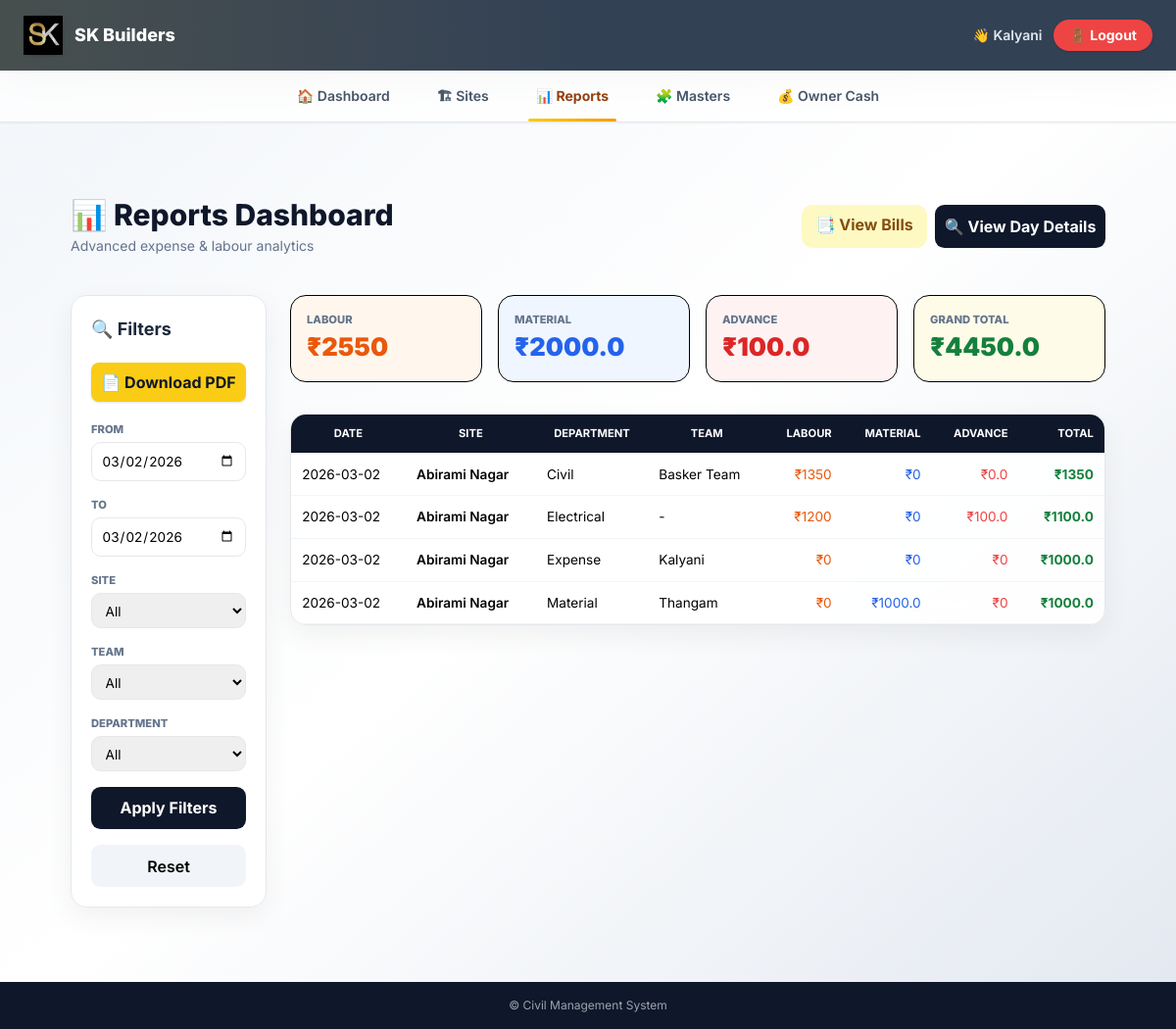
The app's page /reports/ (signed in) with its own data.
### civil_app/models.py (models this page shows, shortened)
class Site(models.Model):
    name = models.CharField(max_length=100)
    owner = models.CharField(max_length=100, blank=True)

class CivilDailyWork(models.Model):
    site = models.ForeignKey(Site, on_delete=models.CASCADE)
    team = models.ForeignKey(Team, on_delete=models.CASCADE)
    date = models.DateField()
    mason_full = models.IntegerField(default=0)
    mason_half = models.IntegerField(default=0)
    helper_full = models.IntegerField(default=0)
    helper_half = models.IntegerField(default=0)
    labour_amount = models.IntegerField(default=0)
    total_amount = models.FloatField(default=0)
    class Meta:
        unique_together = ("site", "team", "date")

class Team(models.Model):
    name = models.CharField(max_length=100)

class DepartmentWork(models.Model):
    site = models.ForeignKey(Site, on_delete=models.CASCADE, related_name="department_works")
    department = models.ForeignKey(Department, on_delete=models.CASCADE)
    date = models.DateField()
    full_day_count = models.IntegerField(default=0)
    half_day_count = models.IntegerField(default=0)
    full_day_rate = models.IntegerField()
    half_day_rate = models.IntegerField()
    labour_amount = models.IntegerField(default=0)
    advance_amount = models.FloatField(default=0)
    total_amount = models.FloatField(default=0)
    class Meta:
        unique_together = ("site", "department", "date")

class Department(models.Model):
    name = models.CharField(max_length=100, unique=True)

class OtherExpense(models.Model):
    site = models.ForeignKey(Site, on_delete=models.CASCADE)
    date = models.DateField()
    owner = models.ForeignKey(
        Owner,
        on_delete=models.SET_NULL,
        null=True,
        blank=True
    )
    title = models.CharField(max_length=150)
    amount = models.FloatField()
    notes = models.CharField(max_length=255, blank=True)

class MaterialEntry(models.Model):
    site = models.ForeignKey(Site, on_delete=models.CASCADE)
    date = models.DateField()
    agent_name = models.CharField(max_length=100)
    name = models.CharField(max_length=100)
    quantity = models.FloatField()
    unit = models.CharField(max_length=20)
    rate = models.FloatField()
    total = models.FloatField()
    advance = models.FloatField(default=0)

### civil_app/views.py (the view)
# urls.py: path("reports/", views.reports, name="reports"),
@login_required
def reports(request):
    today = date.today()
    from_date = parse_date(request.GET.get("from_date")) or today
    to_date = parse_date(request.GET.get("to_date")) or today
    site_id = request.GET.get("site")
    team_id = request.GET.get("team")
    dept_id = request.GET.get("department")
    material_only = request.GET.get("material") == "yes"
    sites = Site.objects.all()
    teams = Team.objects.all()
    departments = Department.objects.all()
    rows = []
    total_labour = 0
    total_material = 0
    total_advance = 0
    if not material_only and not dept_id:
        civil_qs = CivilDailyWork.objects.filter(date__range=[from_date, to_date])
        if site_id:
            civil_qs = civil_qs.filter(site_id=site_id)
        if team_id:
            civil_qs = civil_qs.filter(team_id=team_id)
        advance_qs = (
            CivilAdvance.objects
            .filter(date__range=[from_date, to_date])
            .values("team_id", "date")
            .annotate(total_advance=Sum("amount"))
        )
        advance_map = {
            (a["site_id"], a["team_id"], a["date"]): a["total_advance"]
            for a in (
                CivilAdvance.objects
                .filter(date__range=[from_date, to_date])
                .values("site_id", "team_id", "date")
                .annotate(total_advance=Sum("amount"))
            )
        }
        for r in civil_qs:
            adv = advance_map.get((r.site_id, r.team_id, r.date), 0)
            total = (r.labour_amount or 0) - (adv or 0)
            rows.append({
                "date": r.date,
                "site": r.site,
                "department": "Civil",
                "team": r.team.name,
                "labour": r.labour_amount,
                "material": 0,
                "advance": adv,
                "total": total,
            })
            total_labour += r.labour_amount
            total_advance += adv
    if not material_only and not team_id:
        dept_qs = DepartmentWork.objects.filter(date__range=[from_date, to_date])
        if site_id:
            dept_qs = dept_qs.filter(site_id=site_id)
        if dept_id:
            dept_qs = dept_qs.filter(department_id=dept_id)
        for d in dept_qs:
            total = d.labour_amount - (d.advance_amount or 0)
            rows.append({
                "date": d.date,
                "site": d.site,
                "department": d.department.name,
                "team": "-",
                "labour": d.labour_amount,
                "material": 0,
                "advance": d.advance_amount or 0,
                "total": total,
            })
            total_labour += d.labour_amount
            total_advance += d.advance_amount or 0
    if material_only or (not team_id and not dept_id):
        material_qs = MaterialEntry.objects.filter(date__range=[from_date, to_date])
        if site_id:
            material_qs = material_qs.filter(site_id=site_id)
        for m in material_qs:
            adv = m.advance or 0
            net = (m.total or 0) - adv
            rows.append({
                "date": m.date,
                "site": m.site,
                "department": "Material",
                "team": m.agent_name or "-",
                "labour": 0,
                "material": m.total,
                "advance": adv,
                "total": net,
            })
            total_material += m.total
            total_advance += adv
    if not material_only and not team_id and not dept_id:
        expense_qs = OtherExpense.objects.filter(
            date__range=[from_date, to_date]
        )
        if site_id:
            expense_qs = expense_qs.filter(site_id=site_id)
        for e in expense_qs:
            rows.append({
                "date": e.date,
                "site": e.site,
                "department": "Expense",
                "team": e.title or "-",
                "labour": 0,
                "material": 0,
                "advance": 0,
                "total": e.amount or 0,
            })
            total_material += e.amount or 0
    rows = sorted(
        rows,
        key=lambda x: (
            x["date"],
            (x["site"].name if x["site"] else ""),
            (x["department"] or ""),
            (x["team"] or ""),
        )
    )
    grand_total = total_labour + total_material - total_advance
    team_site_totals = defaultdict(lambda: defaultdict(float))
    dept_site_totals = defaultdict(lambda: defaultdict(float))
    material_site_totals = defaultdict(lambda: defaultdict(float))
    for r in rows:
        site = r["site"].name
        if r["department"] == "Civil":
            team_site_totals[r["team"]][site] += r["total"]
        elif r["department"] == "Material":
            material_site_totals["Material"][site] += r["total"]
        elif r["department"] == "Expense":
            material_site_totals["Expense"][site] += r["total"]
        else:
            dept_site_totals[r["department"]][site] += r["total"]
    return render(request, "reports.html", {
        "sites": sites,
        "teams": teams,
        "departments": departments,
        "rows": rows,
        "total_labour": total_labour,
        "total_material": total_material,
        "total_advance": total_advance,
        "grand_total": grand_total,
        "team_site_totals": dict(team_site_totals),
        "dept_site_totals": dict(dept_site_totals),
        "material_site_totals": dict(material_site_totals),
        "from_date": from_date,
        "to_date": to_date,
        "selected_site": site_id,
        "selected_team": team_id,
        "selected_department": dept_id,
        "selected_material": request.GET.get("material"),
    })

### civil_app/templates/reports.html (shortened to what this page needs)
{% extends "base.html" %}
{% block content %}
<div class="max-w-7xl mx-auto px-4 md:px-6 py-6 md:py-8 space-y-8 md:space-y-10">
  <div class="flex flex-col md:flex-row md:items-center md:justify-between gap-4 md:gap-6">
<div>
  <h2 class="text-2xl md:text-3xl font-extrabold text-slate-900 flex items-center gap-3">
    📊 Reports Dashboard
  </h2>
  <p class="text-slate-500 mt-1 text-sm">
    Advanced expense & labour analytics
  </p>
</div>
<div class="flex flex-wrap gap-2 w-full sm:w-auto">
  <a href="{% url 'all_bills' %}" class="btn-soft-yellow">
    📑 View Bills
  </a>
  <button type="button"
        onclick="openDayModal()"
        class="btn-primary">
  🔍 View Day Details
</button>
</div>
  </div>
  <div class="dashboard-grid">
<aside class="glass-card p-4 md:p-5 space-y-5 h-fit lg:sticky lg:top-6">
  <h3 class="font-bold text-slate-800 text-lg">🔍 Filters</h3>
  <a href="{% url 'report_pdf' %}?from_date={{ from_date|date:'Y-m-d' }}&to_date={{ to_date|date:'Y-m-d' }}&site={{ selected_site }}&team={{ selected_team }}&department={{ selected_department }}"
     class="block text-center bg-yellow-400 hover:bg-yellow-500 text-slate-900 py-2 rounded-lg font-bold shadow">
    📄 Download PDF
  </a>
  <form method="get" class="space-y-4">
    <div>
      <label class="filter-label">From</label>
      <input type="date" name="from_date"
             value="{{ from_date|date:'Y-m-d' }}"
             class="filter-input">
    </div>
    <div>
      <label class="filter-label">To</label>
      <input type="date" name="to_date"
             value="{{ to_date|date:'Y-m-d' }}"
             class="filter-input">
    </div>
    <div>
      <label class="filter-label">Site</label>
      <select name="site" class="filter-input">
        <option value="">All</option>
      </select>
    </div>
    <div>
      <label class="filter-label">Team</label>
      <select name="team" class="filter-input">
        <option value="">All</option>
      </select>
    </div>
    <div>
      <label class="filter-label">Department</label>
      <select name="department" class="filter-input">
        <option value="">All</option>
      </select>
    </div>
    <button class="btn-primary w-full">
      Apply Filters
    </button>
    <a href="{% url 'reports' %}" class="btn-secondary w-full text-center block">
      Reset
    </a>
  </form>
</aside>
<main class="dashboard-main space-y-6 md:space-y-8">
  <div class="kpi-grid">
    <div class="kpi-card bg-orange-50 border-orange-200">
      <p class="kpi-label">Labour</p>
      <p class="kpi-value text-orange-600">₹{{ total_labour }}</p>
    </div>
    <div class="kpi-card bg-blue-50 border-blue-200">
      <p class="kpi-label">Material</p>
      <p class="kpi-value text-blue-600">₹{{ total_material }}</p>
    </div>
    <div class="kpi-card bg-red-50 border-red-200">
      <p class="kpi-label">Advance</p>
      <p class="kpi-value text-red-600">₹{{ total_advance }}</p>
    </div>
    <div class="kpi-card bg-yellow-50 border-yellow-300">
      <p class="kpi-label">Grand Total</p>
      <p class="kpi-value text-green-700">₹{{ grand_total }}</p>
    </div>
  </div>
  <div class="glass-card overflow-hidden">
    <div class="overflow-x-auto">
      <table class="modern-table">
        <thead>
          <tr>
            <th>Date</th>
            <th>Site</th>
            <th>Department</th>
            <th>Team</th>
            <th class="text-right">Labour</th>
            <th class="text-right">Material</th>
            <th class="text-right">Advance</th>
            <th class="text-right">Total</th>
          </tr>
        </thead>
        <tbody>
          {% for r in rows %}
          <tr>
            <td>{{ r.date|date:'Y-m-d' }}</td>
            <td class="font-semibold">{{ r.site.name }}</td>
            <td>{{ r.department }}</td>
            <td>{{ r.team }}</td>
            <td class="text-right text-orange-600">₹{{ r.labour }}</td>
            <td class="text-right text-blue-600">₹{{ r.material }}</td>
            <td class="text-right text-red-500">₹{{ r.advance }}</td>
            <td class="text-right font-bold text-green-700">₹{{ r.total }}</td>
          </tr>
          {% empty %}
          <tr>
            <td colspan="8" class="text-center py-10 text-slate-400">
              No records found
            </td>
          </tr>
          {% endfor %}
        </tbody>
      </table>
    </div>
  </div>
</main>
  </div>
</div>
{% endblock %}

### civil_app/templates/base.html (shortened to what this page needs)
{% load static %}
<!DOCTYPE html>
<html lang="en">
<head>
  <script src="https://cdn.tailwindcss.com"></script>
</head>
<body class="bg-gradient-to-br from-slate-100 via-white to-slate-200 min-h-screen flex flex-col">
  <header class="bg-slate-700 text-white px-6 py-4
                 flex items-center justify-between
                 shadow-xl relative overflow-hidden">
<div class="absolute inset-0 bg-gradient-to-r
            from-yellow-400/10 via-transparent to-transparent"></div>
<div class="relative flex items-center gap-3">
  <div class="rounded-xl shadow flex items-center justify-center">
    <img src="{% static 'images/logo.jpeg' %}"
         alt="SK Builders"
         class="h-10 w-auto drop-shadow-sm">
  </div>
  <div>
    <h1 class="font-extrabold text-lg leading-tight">
      SK Builders
    </h1>
  </div>
</div>
<div class="relative flex items-center gap-3">
  {% if user.is_authenticated %}
    <span class="text-sm text-slate-200 font-semibold">
      👋 {{ user.username }}
    </span>
    <form method="post" action="{% url 'logout' %}">
      <button type="submit"
              class="bg-red-500 hover:bg-red-600
                     text-white text-sm font-bold
                     px-4 py-1.5 rounded-full shadow transition">
        🚪 Logout
      </button>
    </form>
  {% endif %}
</div>
  </header>
  <nav class="sticky top-0 z-30 bg-white/80 backdrop-blur-md border-b shadow-sm">
    <div class="max-w-7xl mx-auto px-4">
  <ul class="flex gap-4 md:gap-8 justify-start md:justify-center
             overflow-x-auto whitespace-nowrap
             text-sm font-semibold text-slate-600">
    <li>
      <a href="/"
         class="nav-link {% if request.path == '/' %}active{% endif %}">
        🏠 Dashboard
      </a>
    </li>
    <li>
      <a href="/sites/"
         class="nav-link {% if '/sites' in request.path %}active{% endif %}">
        🏗 Sites
      </a>
    </li>
    <li>
      <a href="{% url 'reports' %}"
         class="nav-link {% if 'reports' in request.path %}active{% endif %}">
        📊 Reports
      </a>
    </li>
    <li>
      <a href="{% url 'masters_and_payments' %}"
         class="nav-link {% if 'masters' in request.path %}active{% endif %}">
        🧩 Masters
      </a>
    </li>
    <li>
      <a href="{% url 'owner_cash_list' %}"
         class="nav-link {% if 'owner-cash' in request.path %}active{% endif %}">
        💰 Owner Cash
      </a>
    </li>
  </ul>
</div>
  </nav>
  <main class="flex-1 max-w-7xl mx-auto w-full px-4 md:px-6 py-5 animate-page">
    <div class="
                p-6 min-h-[70vh]
                ">
      {% block content %}{% endblock %}
    </div>
  </main>
  <footer class="bg-slate-900 text-gray-400 text-xs text-center py-4">
    © {{ now|date:"Y" }} Civil Management System
  </footer>
</body>
</html>

### records on screen
Site: date "2026-03-02", site.name "Abirami Nagar", department "Civil", team "Basker Team", labour "1350", material "0", advance "0.0", total "1350", department "Electrical", team "-", labour "1200", advance "100.0", total "1100.0", department "Expense", team "Kalyani", labour "0", advance "0", total "1000.0", department "Material", team "Thangam", material "1000.0"

### other values on screen
{{ user.username }} "Kalyani"
{{ total_labour }} "2550"
{{ total_material }} "2000.0"
{{ total_advance }} "100.0"
{{ grand_total }} "4450.0"
